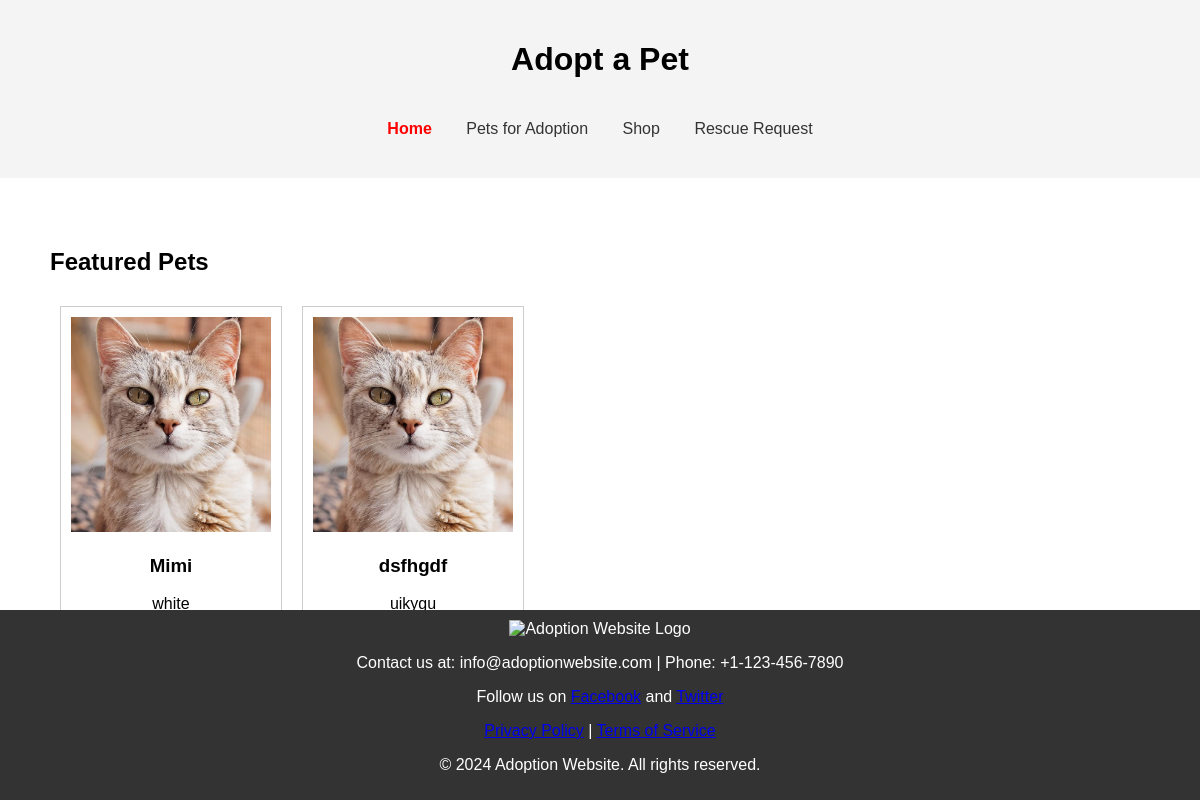
The page / on the database its author committed.
### tables this page shows
CREATE TABLE `pets` (
  `id` int(11) NOT NULL,
  `name` varchar(50) NOT NULL,
  `type` varchar(50) NOT NULL,
  `age` int(11) NOT NULL,
  `description` text NOT NULL,
  `image` varchar(255) NOT NULL
);

### index.php (the view, shortened to what this page needs)
<?php
include 'db_connection.php';
?>
<!DOCTYPE html>
<html>
<head>
    <link rel="stylesheet" type="text/css" href="styles.css">
</head>
<body>
    <header>
        <h1>Adopt a Pet</h1>
        <?php
    include 'components/adopter_navbar.php';?>
    </header>
    <section>
        <h2>Featured Pets</h2>
        <div class="pet-list">
            <?php
            $sql = "SELECT * FROM pets";
            $result = $conn->query($sql);
            if ($result->num_rows > 0) {
                while($row = $result->fetch_assoc()) {
                    echo "<div class='pet-item'>";
                    echo "<img src='images/".$row['image']."' alt='".$row['name']."'>";
                    echo "<h3>".$row['name']."</h3>";
                    echo "<p>".$row['description']."</p>";
                    echo "</div>";
                }
            } else {
                echo "No pets available";
            }
            ?>
        </div>
    </section>
    <footer>
    <?php
    include 'components/footer.php';?>
    </footer>
</body>
</html>

### styles.css (style rules this page uses)
body { font-family: Arial, sans-serif; margin: 0; padding: 0; }
header { background-color: #f4f4f4; padding: 20px; text-align: center; }
section { padding: 50px; }
.pet-list { display: flex; flex-wrap: wrap; }
.pet-item { border: 1px solid #ccc; margin: 10px; padding: 10px; width: 200px; text-align: center; }
.pet-item img { width: 100%; height: auto; }
footer { background-color: #333; color: #fff; text-align: center; padding: 10px 0; position: fixed; bottom: 0; width: 100%; }

### rows shown on the page
pets: image+name (picture), name "Mimi", description "white"
pets: image (picture), name "dsfhgdf", description "uikygu"
